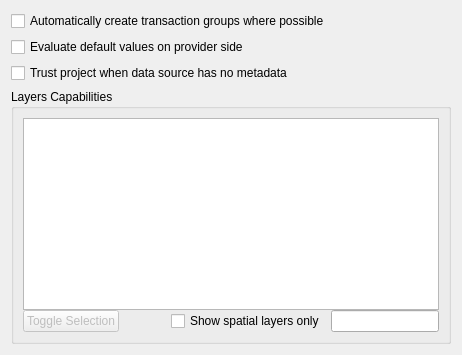
         <widget class="QWidget" name="mTab_DataSources">
          <layout class="QFormLayout" name="formLayout">
           <item row="0" column="0" colspan="2">
            <widget class="QCheckBox" name="mAutoTransaction">
             <property name="toolTip">
              <string>When enabled, layers from the same database connection will be put into a transaction group. Their edit state will be synchronized and changes to these layers will be sent to the provider immediately. Only supported on postgres provider.</string>
             </property>
             <property name="text">
              <string>Automatically create transaction groups where possible</string>
             </property>
            </widget>
           </item>
           <item row="1" column="0" colspan="2">
            <widget class="QCheckBox" name="mEvaluateDefaultValues">
             <property name="toolTip">
              <string>When enabled, default values will be evaluated as early as possible. This will fill default values in the add feature form already and not only create them on commit. Only supported for postgres provider.</string>
             </property>
             <property name="text">
              <string>Evaluate default values on provider side</string>
             </property>
            </widget>
           </item>
           <item row="3" column="0">
            <widget class="QCheckBox" name="mTrustProjectCheckBox">
             <property name="toolTip">
              <string>Speed up project loading by skipping data checks in PostgreSQL layers. Useful in QGIS server context or project with huge database views or materialized views.</string>
             </property>
             <property name="text">
              <string>Trust project when data source has no metadata</string>
             </property>
            </widget>
           </item>
           <item row="4" column="0" colspan="2">
            <widget class="QgsCollapsibleGroupBox" name="groupBox_5">
             <property name="sizePolicy">
              <sizepolicy hsizetype="Expanding" vsizetype="Expanding">
               <horstretch>0</horstretch>
               <verstretch>1</verstretch>
              </sizepolicy>
             </property>
             <property name="title">
              <string>Layers Capabilities</string>
             </property>
             <layout class="QGridLayout" name="gridLayout_19">
              <property name="verticalSpacing">
               <number>0</number>
              </property>
              <item row="3" column="1">
               <spacer name="horizontalSpacer_5">
                <property name="orientation">
                 <enum>Qt::Horizontal</enum>
                </property>
                <property name="sizeHint" stdset="0">
                 <size>
                  <width>40</width>
                  <height>20</height>
                 </size>
                </property>
               </spacer>
              </item>
              <item row="0" column="0" colspan="4">
               <widget class="QTreeView" name="mLayerCapabilitiesTree">
                <property name="sizePolicy">
                 <sizepolicy hsizetype="Expanding" vsizetype="Expanding">
                  <horstretch>0</horstretch>
                  <verstretch>1</verstretch>
                 </sizepolicy>
                </property>
               </widget>
              </item>
              <item row="3" column="0">
               <widget class="QPushButton" name="mLayerCapabilitiesToggleSelectionButton">
                <property name="enabled">
                 <bool>false</bool>
                </property>
                <property name="text">
                 <string>Toggle Selection</string>
                </property>
               </widget>
              </item>
              <item row="3" column="2">
               <widget class="QCheckBox" name="mShowSpatialLayersCheckBox">
                <property name="layoutDirection">
                 <enum>Qt::LeftToRight</enum>
                </property>
                <property name="text">
                 <string>Show spatial layers only</string>
                </property>
               </widget>
              </item>
              <item row="3" column="3">
               <widget class="QgsFilterLineEdit" name="mLayerCapabilitiesTreeFilterLineEdit"/>
              </item>
             </layout>
            </widget>
           </item>
          </layout>
         </widget>
